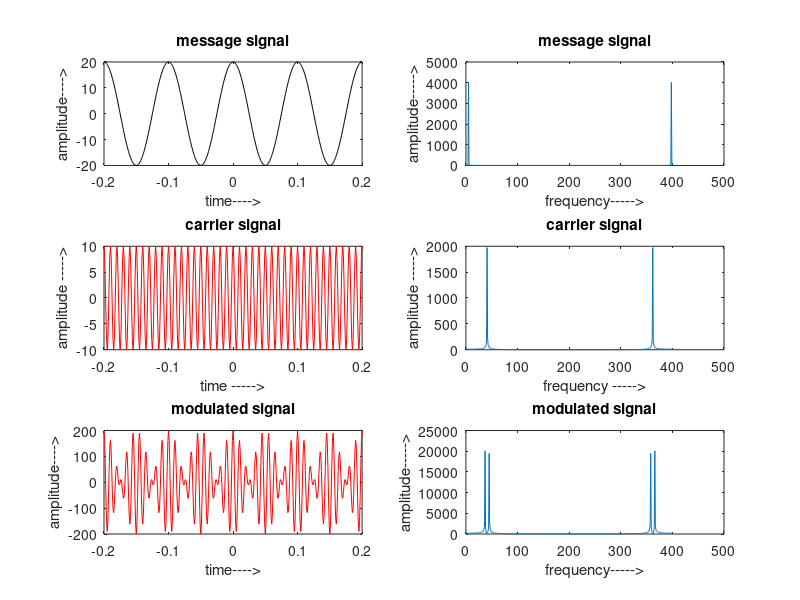

The MATLAB script that drew this image:
clc 
clear all 
close all 
fm=10; 
fc=100;              
t=-0.2:0.001:0.2; 
%To generate DSB-SC Modulated signal 
Am=20; 
m=Am*cos(2*pi*fm*t);   
subplot(3,2,1); 
plot(t,m,'k'); 
title('message signal'); 
xlabel('time---->'); 
ylabel('amplitude---->'); 
x=fft(m); 
subplot(3,2,2); 
plot(abs(x)); 
title('message signal'); 
xlabel('frequency----->'); 
ylabel('amplitude----->'); 
Ac=10; 
c=Ac*cos(2*pi*fc*t); 
subplot(3,2,3); 
plot(t,c,'r'); 
title('carrier signal'); 
xlabel('time ----->'); 
ylabel('amplitude ----->'); 
y=fft(c); 
subplot(3,2,4); 
plot(abs(y)); 
title('carrier signal'); 
xlabel('frequency ----->'); 
ylabel('amplitude ----->'); 
s=m.*c; 
z=fft(s); 
subplot(3,2,5); 
plot(t,s,'r'); 
title('modulated signal'); 
xlabel('time---->'); 
ylabel('amplitude---->'); 
subplot(3,2,6); 
plot(abs(z)); 
title('modulated signal'); 
xlabel('frequency----->'); 
ylabel('amplitude----->');
